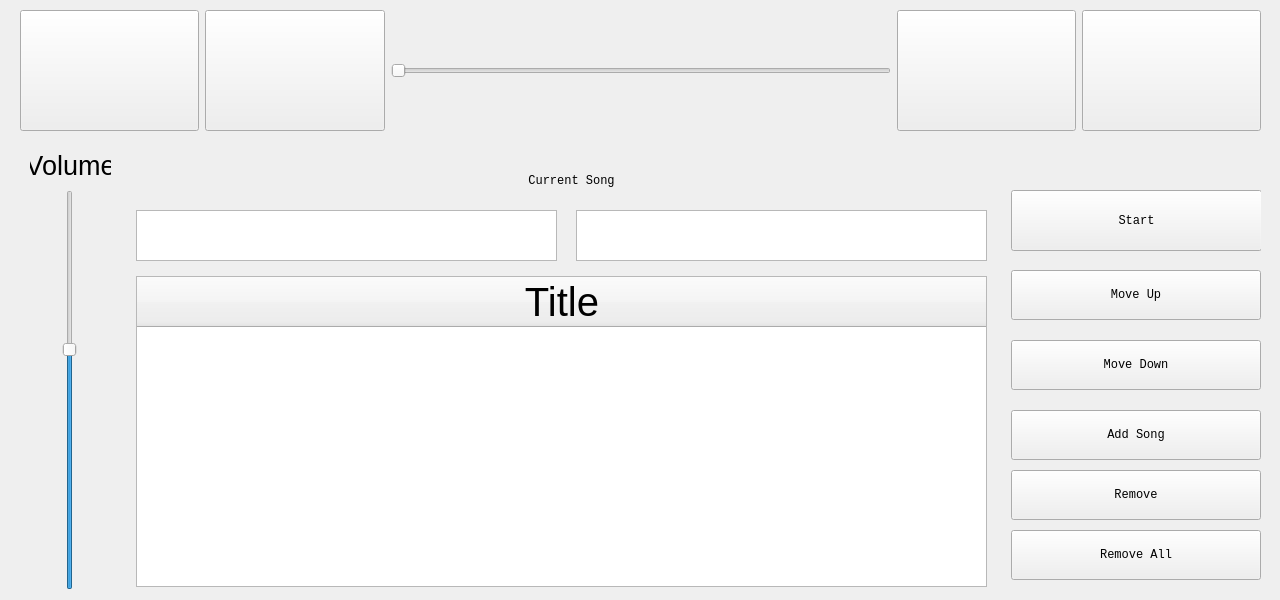
   <widget class="QWidget" name="music" native="true">
    <property name="geometry">
     <rect>
      <x>10</x>
      <y>10</y>
      <width>1280</width>
      <height>600</height>
     </rect>
    </property>
    <property name="font">
     <font>
      <family>Lucida Console</family>
     </font>
    </property>
    <property name="styleSheet">
     <string notr="true">QPushButton:focus{
color: rgb(255, 0, 4);
}
QCheckBox:focus{
background-color: rgba(255, 0, 4, 50);
}
QToolButton:focus{
background-color:rgba(255,0,4,50);
}</string>
    </property>
    <widget class="QWidget" name="layoutWidget_2">
     <property name="geometry">
      <rect>
       <x>20</x>
       <y>140</y>
       <width>1241</width>
       <height>461</height>
      </rect>
     </property>
     <layout class="QGridLayout" name="gridLayout">
      <property name="leftMargin">
       <number>0</number>
      </property>
      <property name="topMargin">
       <number>0</number>
      </property>
      <item row="0" column="0">
       <widget class="QWidget" name="widget" native="true">
        <property name="maximumSize">
         <size>
          <width>100</width>
          <height>16777215</height>
         </size>
        </property>
        <widget class="QSlider" name="volumeSlider">
         <property name="geometry">
          <rect>
           <x>0</x>
           <y>50</y>
           <width>100</width>
           <height>400</height>
          </rect>
         </property>
         <property name="sizePolicy">
          <sizepolicy hsizetype="Fixed" vsizetype="Fixed">
           <horstretch>0</horstretch>
           <verstretch>0</verstretch>
          </sizepolicy>
         </property>
         <property name="minimumSize">
          <size>
           <width>0</width>
           <height>400</height>
          </size>
         </property>
         <property name="maximumSize">
          <size>
           <width>100</width>
           <height>400</height>
          </size>
         </property>
         <property name="focusPolicy">
          <enum>Qt::NoFocus</enum>
         </property>
         <property name="layoutDirection">
          <enum>Qt::LeftToRight</enum>
         </property>
         <property name="value">
          <number>60</number>
         </property>
         <property name="sliderPosition">
          <number>60</number>
         </property>
         <property name="orientation">
          <enum>Qt::Vertical</enum>
         </property>
        </widget>
        <widget class="QLabel" name="label_3">
         <property name="geometry">
          <rect>
           <x>10</x>
           <y>10</y>
           <width>81</width>
           <height>31</height>
          </rect>
         </property>
         <property name="font">
          <font>
           <family>Lucida Grande</family>
           <pointsize>20</pointsize>
          </font>
         </property>
         <property name="text">
          <string>Volume</string>
         </property>
         <property name="alignment">
          <set>Qt::AlignCenter</set>
         </property>
        </widget>
       </widget>
      </item>
      <item row="0" column="2">
       <widget class="QWidget" name="widget_3" native="true">
        <property name="maximumSize">
         <size>
          <width>250</width>
          <height>16777215</height>
         </size>
        </property>
        <widget class="QPushButton" name="pushButton_moveUp">
         <property name="geometry">
          <rect>
           <x>0</x>
           <y>130</y>
           <width>250</width>
           <height>50</height>
          </rect>
         </property>
         <property name="sizePolicy">
          <sizepolicy hsizetype="Fixed" vsizetype="Fixed">
           <horstretch>0</horstretch>
           <verstretch>0</verstretch>
          </sizepolicy>
         </property>
         <property name="maximumSize">
          <size>
           <width>250</width>
           <height>50</height>
          </size>
         </property>
         <property name="styleSheet">
          <string notr="true">selection-background-color: rgb(255, 0, 0);</string>
         </property>
         <property name="text">
          <string>Move Up</string>
         </property>
        </widget>
        <widget class="QPushButton" name="pushButton_moveDown">
         <property name="geometry">
          <rect>
           <x>0</x>
           <y>200</y>
           <width>250</width>
           <height>50</height>
          </rect>
         </property>
         <property name="sizePolicy">
          <sizepolicy hsizetype="Fixed" vsizetype="Fixed">
           <horstretch>0</horstretch>
           <verstretch>0</verstretch>
          </sizepolicy>
         </property>
         <property name="maximumSize">
          <size>
           <width>250</width>
           <height>50</height>
          </size>
         </property>
         <property name="styleSheet">
          <string notr="true">selection-background-color: rgb(255, 0, 0);</string>
         </property>
         <property name="text">
          <string>Move Down</string>
         </property>
        </widget>
        <widget class="QPushButton" name="pushButton_addSong">
         <property name="geometry">
          <rect>
           <x>0</x>
           <y>270</y>
           <width>250</width>
           <height>50</height>
          </rect>
         </property>
         <property name="sizePolicy">
          <sizepolicy hsizetype="Fixed" vsizetype="Fixed">
           <horstretch>0</horstretch>
           <verstretch>0</verstretch>
          </sizepolicy>
         </property>
         <property name="maximumSize">
          <size>
           <width>250</width>
           <height>50</height>
          </size>
         </property>
         <property name="styleSheet">
          <string notr="true">selection-background-color: rgb(255, 0, 0);</string>
         </property>
         <property name="text">
          <string>Add Song</string>
         </property>
        </widget>
        <widget class="QPushButton" name="pushButton_removeItem">
         <property name="geometry">
          <rect>
           <x>0</x>
           <y>330</y>
           <width>250</width>
           <height>50</height>
          </rect>
         </property>
         <property name="sizePolicy">
          <sizepolicy hsizetype="Fixed" vsizetype="Fixed">
           <horstretch>0</horstretch>
           <verstretch>0</verstretch>
          </sizepolicy>
         </property>
         <property name="maximumSize">
          <size>
           <width>250</width>
           <height>50</height>
          </size>
         </property>
         <property name="styleSheet">
          <string notr="true">selection-background-color: rgb(255, 0, 0);</string>
         </property>
         <property name="text">
          <string>Remove</string>
         </property>
        </widget>
        <widget class="QPushButton" name="pushButton_removeAll">
         <property name="geometry">
          <rect>
           <x>0</x>
           <y>390</y>
           <width>250</width>
           <height>50</height>
          </rect>
         </property>
         <property name="sizePolicy">
          <sizepolicy hsizetype="Fixed" vsizetype="Fixed">
           <horstretch>0</horstretch>
           <verstretch>0</verstretch>
          </sizepolicy>
         </property>
         <property name="maximumSize">
          <size>
           <width>250</width>
           <height>50</height>
          </size>
         </property>
         <property name="styleSheet">
          <string notr="true">selection-background-color: rgb(255, 0, 0);</string>
         </property>
         <property name="text">
          <string>Remove All</string>
         </property>
        </widget>
        <widget class="QPushButton" name="pushButton_startPlayer">
         <property name="geometry">
          <rect>
           <x>0</x>
           <y>50</y>
           <width>251</width>
           <height>61</height>
          </rect>
         </property>
         <property name="styleSheet">
          <string notr="true">selection-background-color: rgb(255, 0, 0);</string>
         </property>
         <property name="text">
          <string>Start</string>
         </property>
        </widget>
       </widget>
      </item>
      <item row="0" column="1">
       <widget class="QWidget" name="widget_2" native="true">
        <property name="sizePolicy">
         <sizepolicy hsizetype="Fixed" vsizetype="Fixed">
          <horstretch>0</horstretch>
          <verstretch>0</verstretch>
         </sizepolicy>
        </property>
        <property name="maximumSize">
         <size>
          <width>1500</width>
          <height>500</height>
         </size>
        </property>
        <widget class="QTextBrowser" name="songName">
         <property name="geometry">
          <rect>
           <x>10</x>
           <y>70</y>
           <width>421</width>
           <height>51</height>
          </rect>
         </property>
         <property name="sizePolicy">
          <sizepolicy hsizetype="Fixed" vsizetype="Fixed">
           <horstretch>0</horstretch>
           <verstretch>0</verstretch>
          </sizepolicy>
         </property>
         <property name="maximumSize">
          <size>
           <width>1500</width>
           <height>100</height>
          </size>
         </property>
         <property name="styleSheet">
          <string notr="true">Console</string>
         </property>
        </widget>
        <widget class="QTextBrowser" name="artist">
         <property name="geometry">
          <rect>
           <x>450</x>
           <y>70</y>
           <width>411</width>
           <height>51</height>
          </rect>
         </property>
         <property name="sizePolicy">
          <sizepolicy hsizetype="Fixed" vsizetype="Fixed">
           <horstretch>0</horstretch>
           <verstretch>0</verstretch>
          </sizepolicy>
         </property>
         <property name="maximumSize">
          <size>
           <width>500</width>
           <height>100</height>
          </size>
         </property>
         <property name="styleSheet">
          <string notr="true">Console</string>
         </property>
        </widget>
        <widget class="QTableWidget" name="tableWidget_mediaList">
         <property name="enabled">
          <bool>true</bool>
         </property>
         <property name="geometry">
          <rect>
           <x>10</x>
           <y>136</y>
           <width>851</width>
           <height>311</height>
          </rect>
         </property>
         <property name="sizePolicy">
          <sizepolicy hsizetype="Fixed" vsizetype="Fixed">
           <horstretch>0</horstretch>
           <verstretch>0</verstretch>
          </sizepolicy>
         </property>
         <property name="minimumSize">
          <size>
           <width>0</width>
           <height>0</height>
          </size>
         </property>
         <property name="maximumSize">
          <size>
           <width>1500</width>
           <height>700</height>
          </size>
         </property>
         <property name="focusPolicy">
          <enum>Qt::NoFocus</enum>
         </property>
         <property name="styleSheet">
          <string notr="true">font: 75 20pt &quot;Latha&quot;;</string>
         </property>
         <property name="frameShape">
          <enum>QFrame::StyledPanel</enum>
         </property>
         <property name="editTriggers">
          <set>QAbstractItemView::NoEditTriggers</set>
         </property>
         <property name="selectionMode">
          <enum>QAbstractItemView::SingleSelection</enum>
         </property>
         <property name="selectionBehavior">
          <enum>QAbstractItemView::SelectRows</enum>
         </property>
         <property name="rowCount">
          <number>0</number>
         </property>
         <property name="columnCount">
          <number>1</number>
         </property>
         <attribute name="horizontalHeaderDefaultSectionSize">
          <number>850</number>
         </attribute>
         <attribute name="horizontalHeaderMinimumSectionSize">
          <number>150</number>
         </attribute>
         <attribute name="verticalHeaderDefaultSectionSize">
          <number>50</number>
         </attribute>
         <attribute name="verticalHeaderMinimumSectionSize">
          <number>50</number>
         </attribute>
         <column>
          <property name="text">
           <string>Title</string>
          </property>
          <property name="font">
           <font>
            <pointsize>30</pointsize>
           </font>
          </property>
         </column>
        </widget>
        <widget class="QLabel" name="label_8">
         <property name="geometry">
          <rect>
           <x>320</x>
           <y>20</y>
           <width>251</width>
           <height>41</height>
          </rect>
         </property>
         <property name="styleSheet">
          <string notr="true">font: 75 25pt &quot;Lucida Console&quot;;</string>
         </property>
         <property name="text">
          <string>Current Song</string>
         </property>
         <property name="alignment">
          <set>Qt::AlignCenter</set>
         </property>
        </widget>
       </widget>
      </item>
     </layout>
    </widget>
    <widget class="QWidget" name="layoutWidget_4">
     <property name="geometry">
      <rect>
       <x>20</x>
       <y>10</y>
       <width>1241</width>
       <height>121</height>
      </rect>
     </property>
     <layout class="QHBoxLayout" name="horizontalLayout_7">
      <property name="leftMargin">
       <number>0</number>
      </property>
      <property name="topMargin">
       <number>0</number>
      </property>
      <item>
       <widget class="QPushButton" name="pushButton_prev">
        <property name="maximumSize">
         <size>
          <width>200</width>
          <height>200</height>
         </size>
        </property>
        <property name="focusPolicy">
         <enum>Qt::TabFocus</enum>
        </property>
        <property name="styleSheet">
         <string notr="true">selection-background-color: rgb(255, 0, 0);

border-image: url(:/images/prev.png);</string>
        </property>
        <property name="text">
         <string/>
        </property>
       </widget>
      </item>
      <item>
       <widget class="QPushButton" name="pushButton_play">
        <property name="maximumSize">
         <size>
          <width>200</width>
          <height>200</height>
         </size>
        </property>
        <property name="focusPolicy">
         <enum>Qt::TabFocus</enum>
        </property>
        <property name="styleSheet">
         <string notr="true">selection-background-color: rgb(255, 0, 0);

border-image: url(:/images/play.png);</string>
        </property>
        <property name="text">
         <string/>
        </property>
       </widget>
      </item>
      <item>
       <widget class="QSlider" name="seekSlider">
        <property name="maximumSize">
         <size>
          <width>500</width>
          <height>16777215</height>
         </size>
        </property>
        <property name="focusPolicy">
         <enum>Qt::NoFocus</enum>
        </property>
        <property name="maximum">
         <number>1000</number>
        </property>
        <property name="orientation">
         <enum>Qt::Horizontal</enum>
        </property>
        <property name="tickPosition">
         <enum>QSlider::NoTicks</enum>
        </property>
       </widget>
      </item>
      <item>
       <widget class="QPushButton" name="pushButton_stop">
        <property name="maximumSize">
         <size>
          <width>200</width>
          <height>200</height>
         </size>
        </property>
        <property name="focusPolicy">
         <enum>Qt::TabFocus</enum>
        </property>
        <property name="styleSheet">
         <string notr="true">selection-background-color: rgb(255, 0, 0);

border-image: url(:/images/stop.png);</string>
        </property>
        <property name="text">
         <string/>
        </property>
       </widget>
      </item>
      <item>
       <widget class="QPushButton" name="pushButton_next">
        <property name="maximumSize">
         <size>
          <width>200</width>
          <height>200</height>
         </size>
        </property>
        <property name="focusPolicy">
         <enum>Qt::TabFocus</enum>
        </property>
        <property name="styleSheet">
         <string notr="true">selection-background-color: rgb(255, 0, 0);

border-image: url(:/images/next.png);</string>
        </property>
        <property name="text">
         <string/>
        </property>
       </widget>
      </item>
     </layout>
    </widget>
   </widget>
